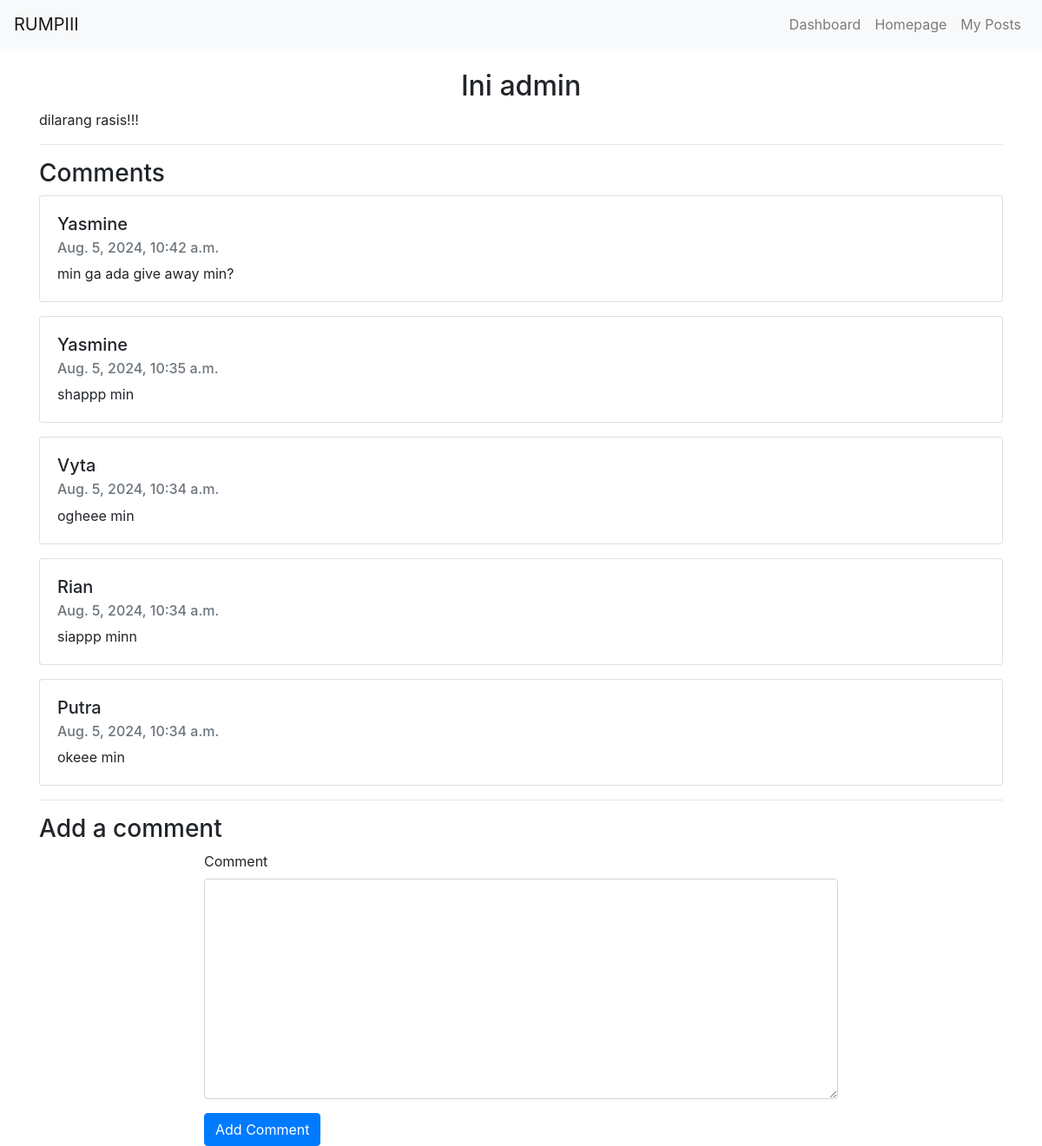
Page /post/7/ (signed in) on the committed database.
### todos/models.py (models this page shows, shortened)
class Post(models.Model):
    title = models.CharField(max_length=100)
    content = models.TextField()
    author = models.ForeignKey(User, on_delete=models.CASCADE)
    created_at = models.DateTimeField(auto_now_add=True)  # Tambahkan field ini

class Comment(models.Model):
    post = models.ForeignKey(Post, related_name='comments', on_delete=models.CASCADE)
    author = models.ForeignKey(User, on_delete=models.CASCADE)
    content = models.TextField()
    created_at = models.DateTimeField(auto_now_add=True)

### todos/views.py (the view)
# urls.py: path('post/<int:pk>/', views.post_detail, name='post_detail'),
def post_detail(request, pk):
    post = get_object_or_404(Post, pk=pk)
    comments = Comment.objects.filter(post=post).order_by('-created_at')
    if request.method == 'POST':
        comment_form = CommentForm(request.POST)
        if comment_form.is_valid():
            new_comment = comment_form.save(commit=False)
            new_comment.post = post
            new_comment.author = request.user
            new_comment.save()
            return redirect('post_detail', pk=post.pk)
    else:
        comment_form = CommentForm()
    return render(request, 'post_detail.html', {'post': post, 'comments': comments, 'comment_form': comment_form})

### todos/forms.py
class CommentForm(forms.ModelForm):
    class Meta:
        model = Comment
        fields = ['content']
        widgets = {
            'content': forms.Textarea(attrs={'class': 'form-control'}),
        }

### templates/post_detail.html (shortened to what this page needs)
{% extends 'base.html' %} {% block content %}
<h2 class="text-center">{{ post.title }}</h2>
<p>{{ post.content }}</p>
<hr />
<h3>Comments</h3>
{% for comment in comments %}
<div class="card mb-3">
  <div class="card-body">
    <h5 class="card-title">{{ comment.author.username }}</h5>
    <h6 class="card-subtitle mb-2 text-muted">{{ comment.created_at }}</h6>
    <p class="card-text">{{ comment.content }}</p>
  </div>
</div>
{% endfor %}
<hr />
<h3>Add a comment</h3>
<div class="row justify-content-center">
  <div class="col-md-8">
    <form method="POST" action="">
      <div class="form-group">
        <label for="content">Comment</label>
        {{ comment_form.content }}
      </div>
      <button type="submit" class="btn btn-primary">Add Comment</button>
    </form>
  </div>
</div>
{% endblock %}

### templates/base.html (style rules this page uses)
body { padding-top: 56px; }

### rows in the picture
Post: title "Ini admin", content "dilarang rasis!!!"
Comment: author.username "Yasmine", created_at "Aug. 5, 2024, 10:42 a.m.", content "min ga ada give away min?"
Comment: author.username "Yasmine", created_at "Aug. 5, 2024, 10:35 a.m.", content "shappp min"
Comment: author.username "Vyta", created_at "Aug. 5, 2024, 10:34 a.m.", content "ogheee min"
Comment: author.username "Rian", created_at "Aug. 5, 2024, 10:34 a.m.", content "siappp minn"
Comment: author.username "Putra", created_at "Aug. 5, 2024, 10:34 a.m.", content "okeee min"
